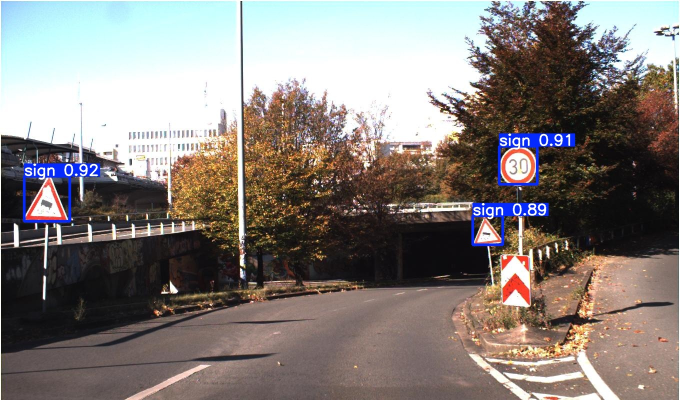
#> input picture assets/perception/example_sign_detection.jpg, 1360 x 800 px, given in place of real_car.mp4, which was not available (shown at 1/2 size)
$ python main.py
#> lines starting #> are read from the running program, lines starting #| are printed output that depends on the picture; after the words box and inside, x2 and y2 are one past the last pixel; in counts of white or black regions, pixels touching at a corner belong together; pictures that were not available may be replaced by others from this repository, and a replacement may not be noted
### src/utils/canny.py
import numpy as np
import cv2

def get_auto_canny_thresholds(gray):
    hist = cv2.calcHist([gray], [0], None, [256], [0, 256])
    cdf = np.cumsum(hist)
    cdf_normalized = cdf / cdf[-1]
    low_thresh = np.searchsorted(cdf_normalized, 0.10)
    high_thresh = np.searchsorted(cdf_normalized, 0.90)
    return int(low_thresh), int(high_thresh)

### src/utils/ROI.py
import numpy as np
import cv2

def region_of_interest(img):
    mask = np.zeros_like(img)
    height, width = img.shape[:2]
    bottom_left = (0, height)
    bottom_right = (700, height)
    top_left = (0, 220)
    top_right = (640, 220)
    polygon = np.array([[bottom_left, top_left, top_right, bottom_right]], dtype=np.int32)
    cv2.fillPoly(mask, polygon, 255)
    return cv2.bitwise_and(img, mask)

### src/utils/slope.py
import cv2
import numpy as np

SHOW_WINDOW_SIZE = (640, 360)

def average_slope_intercept(lines):
    left_lines = []
    right_lines = []

    if lines is None:
        return None, None

    for line in lines:
        for x1, y1, x2, y2 in line:
            if x2 == x1:
                continue
            slope = (y2 - y1) / (x2 - x1)
            intercept = y1 - slope * x1

            if slope < -0.3:
                left_lines.append((slope, intercept))
            elif slope > 0.3:
                right_lines.append((slope, intercept))

    def make_line(slope_intercept_list):
        if len(slope_intercept_list) == 0:
            return None
        slope, intercept = np.mean(slope_intercept_list, axis=0)
        y1 = SHOW_WINDOW_SIZE[1]
        y2 = int(y1 * 0.6)
        x1 = int((y1 - intercept) / slope)
        x2 = int((y2 - intercept) / slope)
        return [x1, y1, x2, y2]

    left_avg = make_line(left_lines)
    right_avg = make_line(right_lines)
    return left_avg, right_avg

### src/utils/drawing.py
import cv2
import numpy as np

def draw_lane_lines(img, left_line, right_line):
    line_img = np.zeros_like(img)
    if left_line is not None:
        cv2.line(line_img, (left_line[0], left_line[1]), (left_line[2], left_line[3]), (0, 255, 0), 5)
    if right_line is not None:
        cv2.line(line_img, (right_line[0], right_line[1]), (right_line[2], right_line[3]), (0, 255, 0), 5)
    return cv2.addWeighted(img, 1.0, line_img, 0.8, 0.0)


def draw_steering_info(img, offset, steering_angle):
    height, width = img.shape[:2]
    cv2.putText(img, f"Offset: {offset:.1f}px", (20, 30),
                cv2.FONT_HERSHEY_SIMPLEX, 0.8, (0, 0, 255), 2)
    cv2.putText(img, f"Steering Angle: {steering_angle:.1f}", (20, 60),
                cv2.FONT_HERSHEY_SIMPLEX, 0.8, (0, 0, 255), 2)

    car_center_x = width // 2
    lane_center_x = car_center_x - int(offset)
    cv2.line(img, (car_center_x, height), (car_center_x, int(height*0.7)), (255,0,0), 2)
    cv2.line(img, (lane_center_x, height), (lane_center_x, int(height*0.7)), (0,0,255), 2)
    cv2.arrowedLine(img, (car_center_x, int(height*0.85)),
                    (lane_center_x, int(height*0.85)), (0,255,255), 3, tipLength=0.2)
    return img

### src/utils/pwm_steering.py
import pigpio
import time

class PWMServo:
    """
    Hardware-PWM servo control using pigpio (no jitter).
    """

    def __init__(self, pin=17, min_us=500, max_us=2500):
        self.pin = pin
        self.min_us = min_us
        self.max_us = max_us

        self.pi = pigpio.pi()
        if not self.pi.connected:
            raise Exception("❌ pigpio daemon is not running!")

        print(f"✅ pigpio Servo initialized on GPIO{self.pin}")

    def set_angle(self, angle):
        """Angle: 0° = left, 90° = center, 180° = right"""
        angle = max(0, min(180, angle))
        pulse = self.min_us + (angle / 180.0) * (self.max_us - self.min_us)
        self.pi.set_servo_pulsewidth(self.pin, pulse)

    def turn_left(self):
        self.set_angle(0)

    def turn_right(self):
        self.set_angle(180)

    def center(self):
        self.set_angle(90)

    def cleanup(self):
        self.pi.set_servo_pulsewidth(self.pin, 0)
        self.pi.stop()
        print("🧹 pigpio cleanup done.")

### src/utils/esc.py
# utils/esc.py

import pigpio
import time

ESC_PIN = 2
STOP = 1500
SLOW = 1560

class ESC:
    def __init__(self, pin):
        self.pi = pigpio.pi()
        if not self.pi.connected:
            raise IOError("pigpio daemon not running! Start with: sudo pigpiod")

        self.pin = pin
        self.current_speed = STOP

        # Arm ESC
        self.pi.set_servo_pulsewidth(self.pin, STOP)
        print("ESC initialized at neutral (1500 µs)")
        time.sleep(2)

    def set_speed(self, us):
        """Just update desired speed"""
        self.current_speed = us

    def update(self):
        """Send one pulse (call this continuously in main loop)"""
        self.pi.set_servo_pulsewidth(self.pin, self.current_speed)

    def stop(self):
        self.current_speed = STOP
        self.update()

    def cleanup(self):
        self.stop()
        self.pi.stop()

### src/inference/main.py
import cv2
import numpy as np
from collections import deque
from utils.canny import get_auto_canny_thresholds
from utils.ROI import region_of_interest
from utils.slope import average_slope_intercept
from utils.drawing import *
from utils.pwm_steering import PWMServo
from utils.esc import ESC


# --------------------
# Parameters
# --------------------
VIDEO_PATH = "/home/user/Desktop/MyCar/test/real_car.mp4"
SHOW_WINDOW_SIZE = (640, 360)
LINE_HISTORY = 5
Kp = 0.05

# --------------------
# Lane Smoothing Memory
# --------------------
left_lines_history = deque(maxlen=LINE_HISTORY)
right_lines_history = deque(maxlen=LINE_HISTORY)

# --------------------
# Steering Data Storage
# --------------------
steering_log = []

# --------------------
# Main Pipeline
# --------------------
def main():
    # === NEW: Initialize servo ===
    servo = PWMServo(pin=17)
    esc = ESC(pin=2)

    # Start forward movement at very slow speed
    esc.set_speed(1560)

    cap = cv2.VideoCapture(VIDEO_PATH)
    if not cap.isOpened():
        print("❌ Error: Could not open video.")
        return

    frame_num = 0
    smoothed_angle = 90
    alpha = 0.15    # smaller = smoother (0.1–0.2 recommended)

    try:
        while True:
            ret, frame = cap.read()
#> frame is the input picture: shape (800, 1360, 3); mean B, G, R 121.6, 125.7, 132.6
            if not ret:
                break

            frame_num += 1
            frame = cv2.resize(frame, SHOW_WINDOW_SIZE)
#> frame: shape (360, 640, 3)
            gray = cv2.cvtColor(frame, cv2.COLOR_BGR2GRAY)
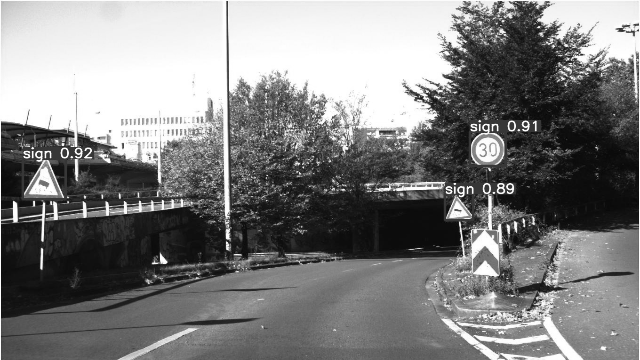
#> gray: shape (360, 640); min 5, max 255, mean 127.2

            low_t, high_t = get_auto_canny_thresholds(gray)
#> in get_auto_canny_thresholds, `hist = cv2.calcHist([gray], [0], None, [256], [0, 256])`: hist = 256 values, max 16846 at index 255, min 0 at index 0, mean 900
#> in get_auto_canny_thresholds, `cdf = np.cumsum(hist)`: cdf = 256 values from 0 to 230400
#> in get_auto_canny_thresholds, `cdf_normalized = cdf / cdf[-1]`: cdf_normalized = 256 values from 0 to 1
#> in get_auto_canny_thresholds, `low_thresh = np.searchsorted(cdf_normalized, 0.10)`: low_thresh = 20
#> in get_auto_canny_thresholds, `high_thresh = np.searchsorted(cdf_normalized, 0.90)`: high_thresh = 253
#> low_t = 20; high_t = 253
            edges = cv2.Canny(gray, low_t, high_t)
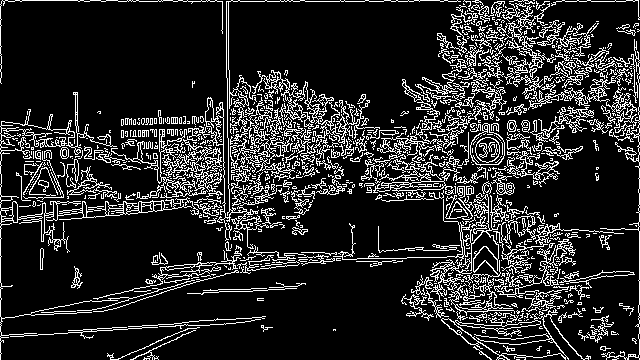
#> edges: shape (360, 640); 15.6% white in thin lines or dots

            roi_edges = region_of_interest(edges)
#> in region_of_interest, `cv2.fillPoly(mask, polygon, 255)`:
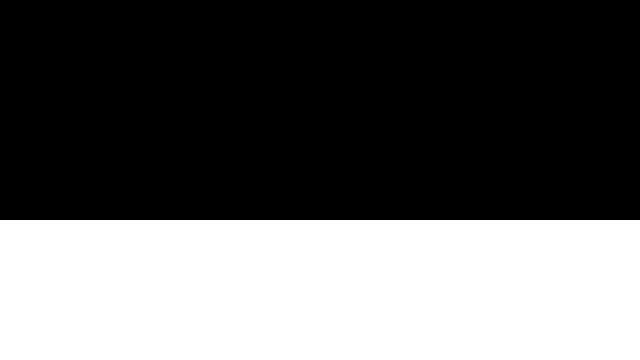
#> mask: shape (360, 640); 38.9% white; 1 white region, box (x1, y1, x2, y2) and area: (0, 220, 640, 360) 89600
#> in region_of_interest, `return cv2.bitwise_and(img, mask)`:
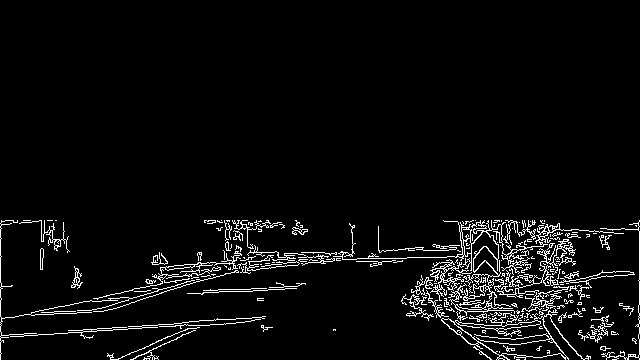
#> returned value: shape (360, 640); 4.6% white in thin lines or dots, all inside (x1, y1, x2, y2) = (0, 220, 640, 360)

            lines = cv2.HoughLinesP(
                roi_edges,
                rho=1,
                theta=np.pi / 180,
                threshold=50,
                minLineLength=40,
                maxLineGap=150
            )
#> lines = 92 rows, first 6: [1, 335, 639, 290], [0, 304, 639, 270], [160, 283, 559, 227], [7, 335, 235, 323], [0, 272, 639, 250], [1, 318, 639, 273]

            left_line, right_line = average_slope_intercept(lines)
#> the loop in average_slope_intercept, `for line in lines:` made 92 passes
#> line on passes 1 to 12: [[1, 335, 639, 290]], [[0, 304, 639, 270]], [[160, 283, 559, 227]], [[7, 335, 235, 323]], [[0, 272, 639, 250]], [[1, 318, 639, 273]], [[0, 302, 639, 268]], [[0, 294, 559, 225]], [[406, 315, 639, 303]], [[0, 265, 639, 242]], [[0, 263, 639, 241]], [[0, 261, 639, 238]]
#> after the loop in average_slope_intercept, `for line in lines:`: left_lines = []; right_lines = [(0.697, 7.53)]
#> in average_slope_intercept, `right_avg = make_line(right_lines)`: right_avg = [505, 360, 298, 216]
#> right_line = [505, 360, 298, 216]

            if left_line is not None:
                left_lines_history.append(left_line)
            if right_line is not None:
                right_lines_history.append(right_line)

            left_avg_line = np.mean(left_lines_history, axis=0).astype(int) if left_lines_history else None
            right_avg_line = np.mean(right_lines_history, axis=0).astype(int) if right_lines_history else None

            height, width = frame.shape[:2]
#> height = 360; width = 640

            if left_avg_line is not None and right_avg_line is not None:
                left_x_bottom = left_avg_line[0]
                right_x_bottom = right_avg_line[0]
                lane_center = (left_x_bottom + right_x_bottom) / 2
                car_center = width / 2
                offset = car_center - lane_center
                steering_angle = Kp * offset
            else:
                offset = 0
                steering_angle = 0

            # Print steering info
            print(f"Frame {frame_num}: Offset={offset:.1f}, Steering Angle={steering_angle:.1f}")

            # === NEW DISCRETE STEERING LEVEL SYSTEM ===
            if -1 <= steering_angle <= 1:
                servo_angle = 90               # center
            elif 1 < steering_angle <= 3:
                servo_angle = 80             # small right
            elif steering_angle > 3:
                servo_angle = 60             # big right
            elif -3 <= steering_angle < -1:
                servo_angle = 100              # small left
            elif steering_angle < -3:
                servo_angle = 120              # big left

            # Optional: small smoothing so servo does not snap
            smoothed_angle = smoothed_angle * (1 - alpha) + servo_angle * alpha

            servo.set_angle(smoothed_angle)

            # >>> NEW: KEEP MOTOR MOVING FORWARD
            esc.update()


            lane_frame = draw_lane_lines(frame, left_avg_line, right_avg_line)
#> in draw_lane_lines, `cv2.line(line_img, (right_line[0], right_line[1]), (right_line[2], rig..`:
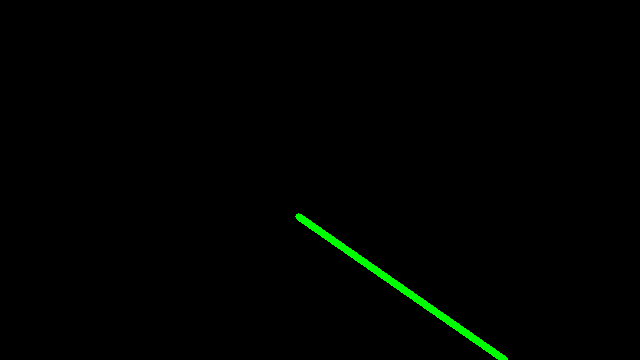
#> line_img: shape (360, 640, 3); mean of channels 0, 1, 2 0, 2, 0; drawn as B, G, R
            lane_frame = draw_steering_info(lane_frame, offset, steering_angle)
#> in draw_steering_info, `cv2.line(img, (lane_center_x, height), (lane_center_x, int(height*0.7)..`:
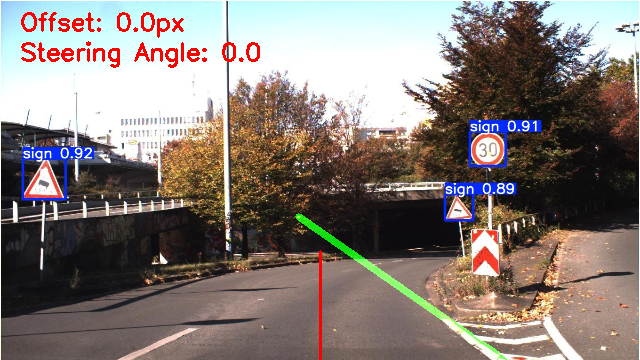
#> img: shape (360, 640, 3); mean B, G, R 118.3, 123.4, 133.2
#> in draw_steering_info, `cv2.arrowedLine(img, (car_center_x, int(height*0.85)), (lane_center_x,..`: img: shape (360, 640, 3); 0.01% of pixels changed, all inside (x1, y1, x2, y2) = (318, 304, 323, 309)

            combined = np.hstack((cv2.cvtColor(roi_edges, cv2.COLOR_GRAY2BGR), lane_frame))
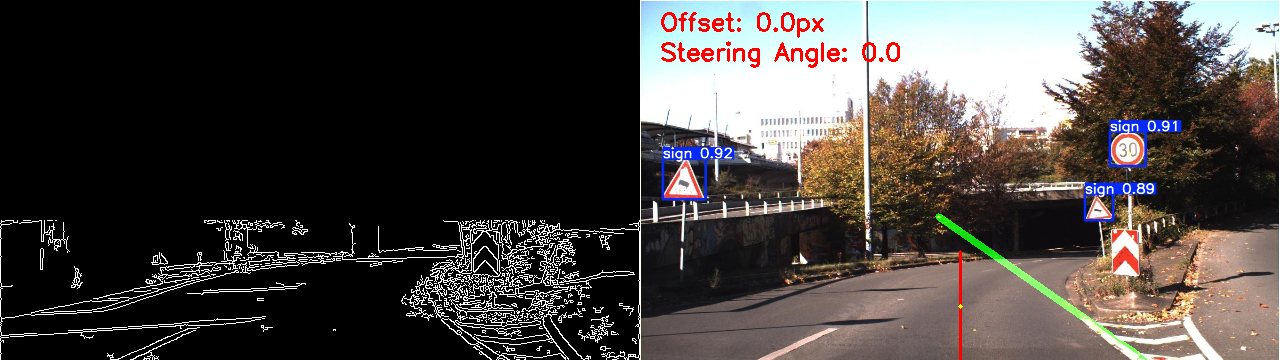
#> combined: shape (360, 1280, 3); mean B, G, R 65, 67.6, 72.5
            cv2.imshow("ROI Edges + Lane Detection + Steering", combined)

            if cv2.waitKey(1) & 0xFF in [ord('q'), ord('Q')]:
#> (key q is pressed here)
                break

    finally:
        # === NEW: Clean up servo ===
        servo.cleanup()
        esc.cleanup()
        cap.release()
        cv2.destroyAllWindows()

if __name__ == "__main__":
    main()
